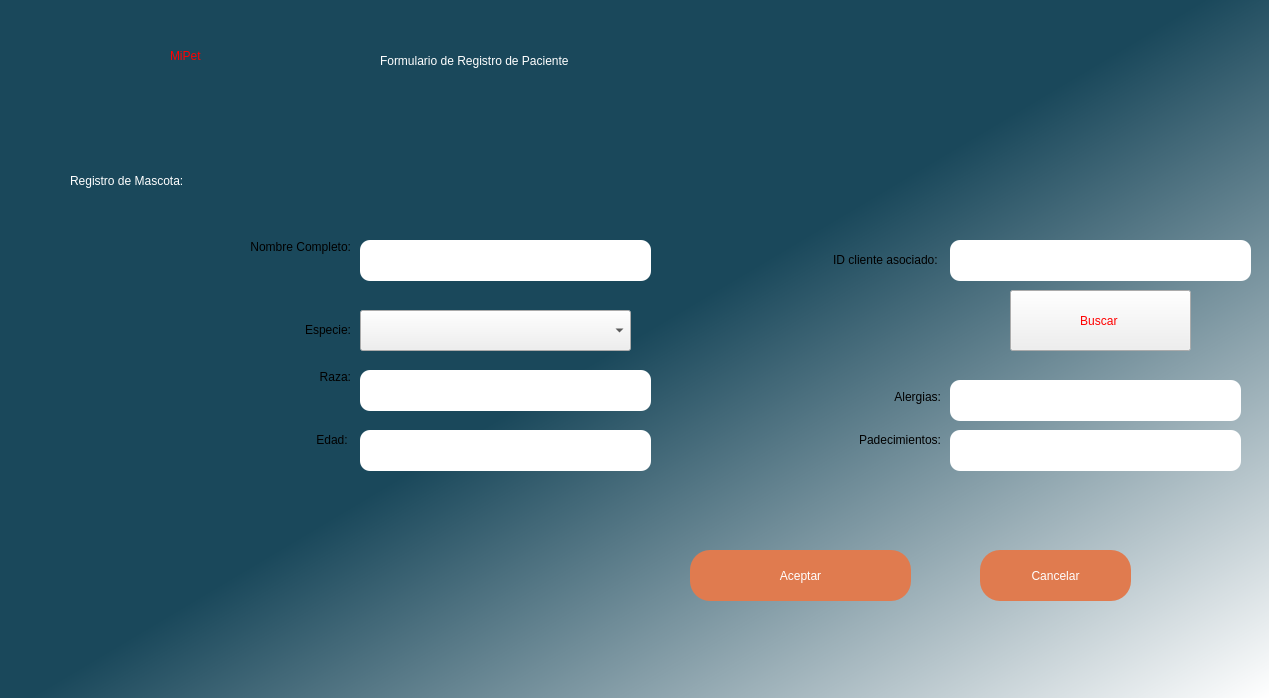
<?xml version="1.0" encoding="UTF-8"?>
<ui version="4.0">
 <class>MainWindow</class>
 <widget class="QMainWindow" name="MainWindow">
  <property name="geometry">
   <rect>
    <x>0</x>
    <y>0</y>
    <width>1269</width>
    <height>698</height>
   </rect>
  </property>
  <property name="windowTitle">
   <string>MainWindow</string>
  </property>
  <property name="styleSheet">
   <string notr="true">QWidget#centralwidget{
background-color: qlineargradient(spread:pad, x1:0.239, y1:0.295455, x2:1, y2:1, stop:0.308458 rgba(26, 72, 91, 255), stop:1 rgba(255, 255, 255, 255));
}</string>
  </property>
  <widget class="QWidget" name="centralwidget">
   <widget class="QLabel" name="label">
    <property name="geometry">
     <rect>
      <x>170</x>
      <y>10</y>
      <width>281</width>
      <height>91</height>
     </rect>
    </property>
    <property name="styleSheet">
     <string notr="true">font: 36pt &quot;MS Shell Dlg 2&quot;;
color:red;</string>
    </property>
    <property name="text">
     <string>MiPet</string>
    </property>
   </widget>
   <widget class="QPushButton" name="pushButton">
    <property name="geometry">
     <rect>
      <x>690</x>
      <y>550</y>
      <width>221</width>
      <height>51</height>
     </rect>
    </property>
    <property name="styleSheet">
     <string notr="true">font: 16pt &quot;MS Shell Dlg 2&quot;;
background-color: rgb(224, 123, 79);
border-radius:20px;
color: white;</string>
    </property>
    <property name="text">
     <string>Aceptar</string>
    </property>
   </widget>
   <widget class="QPushButton" name="pushButton_2">
    <property name="geometry">
     <rect>
      <x>980</x>
      <y>550</y>
      <width>151</width>
      <height>51</height>
     </rect>
    </property>
    <property name="styleSheet">
     <string notr="true">border-radius:20px;
background-color: rgb(224, 123, 79);
font: 16pt &quot;MS Shell Dlg 2&quot;;
color: white;</string>
    </property>
    <property name="text">
     <string>Cancelar</string>
    </property>
   </widget>
   <widget class="QLabel" name="label_6">
    <property name="geometry">
     <rect>
      <x>-50</x>
      <y>10</y>
      <width>261</width>
      <height>131</height>
     </rect>
    </property>
    <property name="styleSheet">
     <string notr="true">image: url(:/login/Imagen2.jpg)</string>
    </property>
    <property name="text">
     <string/>
    </property>
   </widget>
   <widget class="QLabel" name="label_5">
    <property name="geometry">
     <rect>
      <x>70</x>
      <y>150</y>
      <width>571</width>
      <height>61</height>
     </rect>
    </property>
    <property name="styleSheet">
     <string notr="true">color:white;

font: 18pt &quot;MS Shell Dlg 2&quot;;</string>
    </property>
    <property name="text">
     <string>Registro de Mascota:</string>
    </property>
   </widget>
   <widget class="QLabel" name="label_7">
    <property name="geometry">
     <rect>
      <x>380</x>
      <y>30</y>
      <width>771</width>
      <height>61</height>
     </rect>
    </property>
    <property name="styleSheet">
     <string notr="true">color:white;
font: 22pt &quot;MS Shell Dlg 2&quot;;

font: 22pt &quot;MS Shell Dlg 2&quot;;</string>
    </property>
    <property name="text">
     <string>Formulario de Registro de Paciente</string>
    </property>
   </widget>
   <widget class="QLineEdit" name="lineEdit_8">
    <property name="geometry">
     <rect>
      <x>360</x>
      <y>240</y>
      <width>291</width>
      <height>41</height>
     </rect>
    </property>
    <property name="styleSheet">
     <string notr="true">border-radius:10px;
font: 16pt &quot;MS Shell Dlg 2&quot;;</string>
    </property>
    <property name="echoMode">
     <enum>QLineEdit::Normal</enum>
    </property>
   </widget>
   <widget class="QLabel" name="label_13">
    <property name="geometry">
     <rect>
      <x>110</x>
      <y>240</y>
      <width>241</width>
      <height>41</height>
     </rect>
    </property>
    <property name="styleSheet">
     <string notr="true">font: 16pt &quot;MS Shell Dlg 2&quot;;</string>
    </property>
    <property name="text">
     <string>&lt;html&gt;&lt;head/&gt;&lt;body&gt;&lt;p align=&quot;right&quot;&gt;Nombre Completo:&lt;/p&gt;&lt;p align=&quot;right&quot;&gt;&lt;br/&gt;&lt;/p&gt;&lt;/body&gt;&lt;/html&gt;</string>
    </property>
   </widget>
   <widget class="QLabel" name="label_14">
    <property name="geometry">
     <rect>
      <x>110</x>
      <y>310</y>
      <width>241</width>
      <height>41</height>
     </rect>
    </property>
    <property name="styleSheet">
     <string notr="true">font: 16pt &quot;MS Shell Dlg 2&quot;;</string>
    </property>
    <property name="text">
     <string>&lt;html&gt;&lt;head/&gt;&lt;body&gt;&lt;p align=&quot;right&quot;&gt;Especie:&lt;/p&gt;&lt;/body&gt;&lt;/html&gt;</string>
    </property>
   </widget>
   <widget class="QLabel" name="label_15">
    <property name="geometry">
     <rect>
      <x>110</x>
      <y>370</y>
      <width>241</width>
      <height>41</height>
     </rect>
    </property>
    <property name="styleSheet">
     <string notr="true">font: 16pt &quot;MS Shell Dlg 2&quot;;</string>
    </property>
    <property name="text">
     <string>&lt;html&gt;&lt;head/&gt;&lt;body&gt;&lt;p align=&quot;right&quot;&gt;Raza:&lt;/p&gt;&lt;p align=&quot;right&quot;&gt;&lt;br/&gt;&lt;/p&gt;&lt;/body&gt;&lt;/html&gt;</string>
    </property>
   </widget>
   <widget class="QLabel" name="label_16">
    <property name="geometry">
     <rect>
      <x>110</x>
      <y>420</y>
      <width>241</width>
      <height>41</height>
     </rect>
    </property>
    <property name="styleSheet">
     <string notr="true">font: 16pt &quot;MS Shell Dlg 2&quot;;</string>
    </property>
    <property name="text">
     <string>&lt;html&gt;&lt;head/&gt;&lt;body&gt;&lt;p align=&quot;right&quot;&gt;Edad: &lt;/p&gt;&lt;/body&gt;&lt;/html&gt;</string>
    </property>
   </widget>
   <widget class="QLabel" name="label_17">
    <property name="geometry">
     <rect>
      <x>700</x>
      <y>240</y>
      <width>241</width>
      <height>41</height>
     </rect>
    </property>
    <property name="styleSheet">
     <string notr="true">font: 16pt &quot;MS Shell Dlg 2&quot;;</string>
    </property>
    <property name="text">
     <string>&lt;html&gt;&lt;head/&gt;&lt;body&gt;&lt;p align=&quot;right&quot;&gt;ID cliente asociado: &lt;/p&gt;&lt;/body&gt;&lt;/html&gt;</string>
    </property>
   </widget>
   <widget class="QLineEdit" name="lineEdit_10">
    <property name="geometry">
     <rect>
      <x>360</x>
      <y>370</y>
      <width>291</width>
      <height>41</height>
     </rect>
    </property>
    <property name="styleSheet">
     <string notr="true">border-radius:10px;
font: 16pt &quot;MS Shell Dlg 2&quot;;</string>
    </property>
    <property name="echoMode">
     <enum>QLineEdit::Normal</enum>
    </property>
   </widget>
   <widget class="QLineEdit" name="lineEdit_11">
    <property name="geometry">
     <rect>
      <x>360</x>
      <y>430</y>
      <width>291</width>
      <height>41</height>
     </rect>
    </property>
    <property name="styleSheet">
     <string notr="true">border-radius:10px;
font: 16pt &quot;MS Shell Dlg 2&quot;;</string>
    </property>
    <property name="echoMode">
     <enum>QLineEdit::Normal</enum>
    </property>
   </widget>
   <widget class="QLineEdit" name="lineEdit_12">
    <property name="geometry">
     <rect>
      <x>950</x>
      <y>240</y>
      <width>301</width>
      <height>41</height>
     </rect>
    </property>
    <property name="styleSheet">
     <string notr="true">border-radius:10px;
font: 16pt &quot;MS Shell Dlg 2&quot;;</string>
    </property>
    <property name="echoMode">
     <enum>QLineEdit::Normal</enum>
    </property>
   </widget>
   <widget class="QPushButton" name="pushButton_14">
    <property name="geometry">
     <rect>
      <x>1010</x>
      <y>290</y>
      <width>181</width>
      <height>61</height>
     </rect>
    </property>
    <property name="styleSheet">
     <string notr="true">font: 16pt &quot;MS Shell Dlg 2&quot;;
color: red;</string>
    </property>
    <property name="text">
     <string>Buscar </string>
    </property>
   </widget>
   <widget class="QComboBox" name="comboBoxEspecie">
    <property name="geometry">
     <rect>
      <x>360</x>
      <y>310</y>
      <width>271</width>
      <height>41</height>
     </rect>
    </property>
    <property name="styleSheet">
     <string notr="true">font: 14pt &quot;MS Shell Dlg 2&quot;;</string>
    </property>
   </widget>
   <widget class="QLineEdit" name="lineEdit_13">
    <property name="geometry">
     <rect>
      <x>950</x>
      <y>380</y>
      <width>291</width>
      <height>41</height>
     </rect>
    </property>
    <property name="styleSheet">
     <string notr="true">border-radius:10px;
font: 16pt &quot;MS Shell Dlg 2&quot;;</string>
    </property>
    <property name="echoMode">
     <enum>QLineEdit::Normal</enum>
    </property>
   </widget>
   <widget class="QLabel" name="label_18">
    <property name="geometry">
     <rect>
      <x>700</x>
      <y>390</y>
      <width>241</width>
      <height>41</height>
     </rect>
    </property>
    <property name="styleSheet">
     <string notr="true">font: 16pt &quot;MS Shell Dlg 2&quot;;</string>
    </property>
    <property name="text">
     <string>&lt;html&gt;&lt;head/&gt;&lt;body&gt;&lt;p align=&quot;right&quot;&gt;Alergias:&lt;/p&gt;&lt;p align=&quot;right&quot;&gt;&lt;br/&gt;&lt;/p&gt;&lt;/body&gt;&lt;/html&gt;</string>
    </property>
   </widget>
   <widget class="QLineEdit" name="lineEdit_14">
    <property name="geometry">
     <rect>
      <x>950</x>
      <y>430</y>
      <width>291</width>
      <height>41</height>
     </rect>
    </property>
    <property name="styleSheet">
     <string notr="true">border-radius:10px;
font: 16pt &quot;MS Shell Dlg 2&quot;;</string>
    </property>
    <property name="echoMode">
     <enum>QLineEdit::Normal</enum>
    </property>
   </widget>
   <widget class="QLabel" name="label_19">
    <property name="geometry">
     <rect>
      <x>700</x>
      <y>420</y>
      <width>241</width>
      <height>41</height>
     </rect>
    </property>
    <property name="styleSheet">
     <string notr="true">font: 16pt &quot;MS Shell Dlg 2&quot;;</string>
    </property>
    <property name="text">
     <string>&lt;html&gt;&lt;head/&gt;&lt;body&gt;&lt;p align=&quot;right&quot;&gt;Padecimientos:&lt;/p&gt;&lt;/body&gt;&lt;/html&gt;</string>
    </property>
   </widget>
  </widget>
  <widget class="QMenuBar" name="menubar">
   <property name="geometry">
    <rect>
     <x>0</x>
     <y>0</y>
     <width>1269</width>
     <height>22</height>
    </rect>
   </property>
  </widget>
 </widget>
 <resources>
  <include location="Imagenes/Imagenes.qrc"/>
 </resources>
 <connections/>
</ui>
